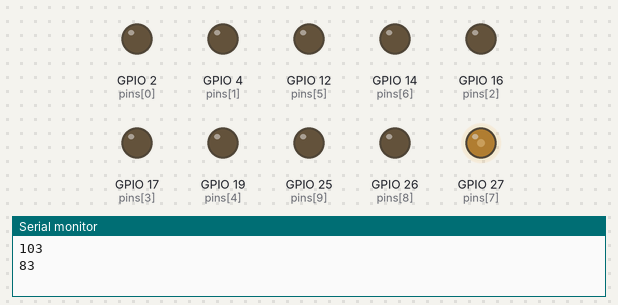
Bench run of a sketch on a simulated ESP32. Shown: output pins drawn as LEDs (lit = HIGH), the last lines printed to the serial monitor. Random numbers use the default seed unless the sketch sets one.

Above: at 0.38 s.
At 20.14 s:
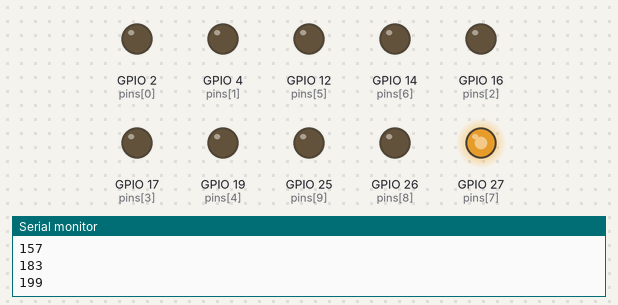
At 39.03 s:
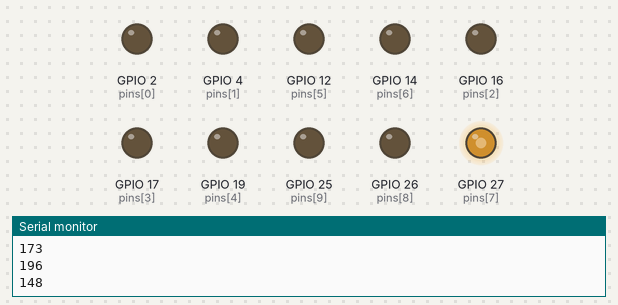
Timing chart, 0 to 40.0 s (numbered marks = the images above):
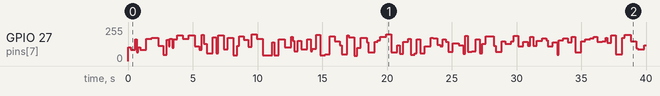

Measured:
- by itself, GPIO 27 (pins[7]): 0/255 → 103/255 at 0.00 s, → 83/255 0.21 s later, → 163/255 0.35 s later, → 64/255 0.10 s later, … (134 changes in this stretch)

The sketch:

glove_pwm_random.ino
```cpp
int pins[] = { 2, 4, 16, 17, 19, 12, 14, 27, 26, 25 };  // Array of pin numbers
int numPins = 10;  // Number of pins

void setup() {
  Serial.begin(115200);  // Initialize serial communication
  for (int i = 0; i < numPins; i++) {
    pinMode(pins[i], OUTPUT);  // Set each pin as an output
  }
  randomSeed(analogRead(0));  // Initialize random number generator with noise from analog pin 0
}

void loop() {
  int randValue = random(40, 201);  // Generate a random value between 100 and 200 (inclusive)
  Serial.println(randValue);  // Print the random value to the serial monitor
  analogWrite(pins[7], randValue);  // Write the random value to pin 7
  delay(random(100, 500));  // Wait for 2000 milliseconds (2 seconds)
}
```
